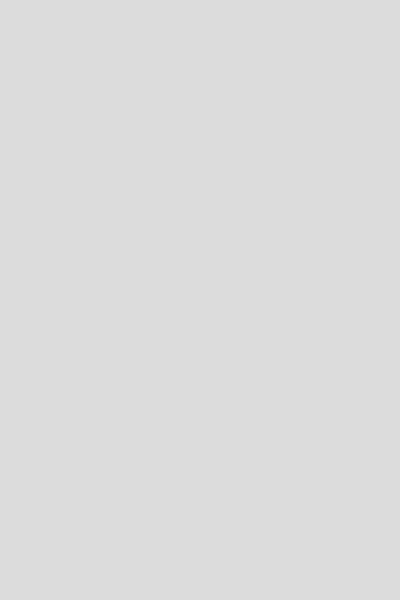
Frame 1 (no input)
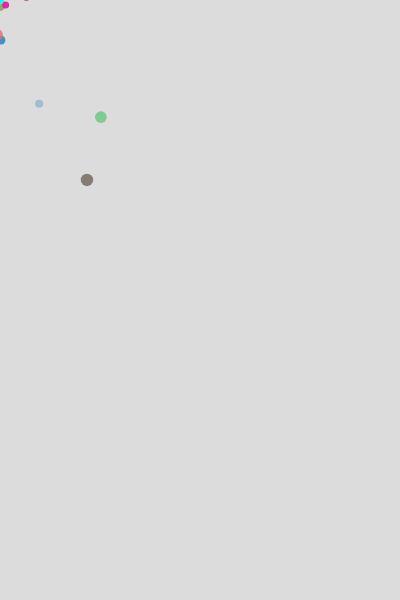
Frame 60 (no input)
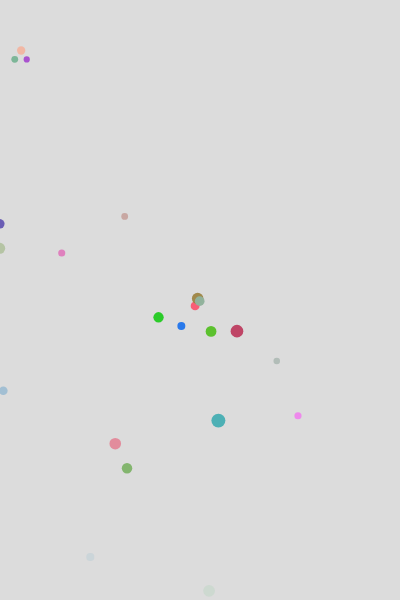
Frame 120 (the mouse pressed at the canvas centre since frame 60)

The p5.js sketch that drew these frames (run headless with seeded random() and noise() and a simulated clock; from frame 60 on, the mouse is pressed at the canvas centre):

// p5.js sketch
// ── sketch.js
let emitters = [];
let G;
let emitTimer = 0; // Timer to stop emitting after mouse leaves

function setup() {
  createCanvas(400, 600);
  G = createVector(0, 0.1);
  ellipseMode(RADIUS);
  noStroke();
}

function draw() {
  background(220);

  // Update all emitters
  for (let e of emitters) {
    e.update();
  }
}

class Emitter {
  constructor(x, y) {
    this.x = x;
    this.y = y;
    this.particles = [];
    this.isEmitting = false; // Whether the emitter is emitting
    this.spawnInterval = 5;  // Frames between new particles
    this.frameCount = 0;
    this.emissionTime = 0; // Time to stop emitting after mouse leaves
  }

  update() {
    // Check if mouse is hovering over the emitter
    if (dist(mouseX, mouseY, this.x, this.y) < 50) { // Adjust 50 for trigger radius
      this.isEmitting = true;
      this.emissionTime = millis(); // Record the time when mouse enters the area
    } else if (millis() - this.emissionTime > 500) { // Stop emitting after 3 seconds of no mouse
      this.isEmitting = false;
    }

    // Update and draw particles if emitting
    if (this.isEmitting) {
      this.frameCount++;
      if (this.frameCount % this.spawnInterval === 0) {
        this.particles.push(new Particle(this.x, this.y));
      }
    }

    // Remove dead particles
    this.particles = this.particles.filter(p => !p.isDead());

    // Draw all the live ones
    for (let p of this.particles) {
      p.applyForce(G);
      p.update();
      p.draw();
    }
  }
}

function mouseMoved() {
  // Add a new emitter wherever the mouse moves
  emitters.push(new Emitter(mouseX, mouseY));
}

function mouseClicked() {
  emitters.push( new Emitter(mouseX,mouseY) )
}

// ── particle.js
class Particle {
  constructor(x, y) {
    this.position = createVector(x, y);
    this.velocity = p5.Vector.random2D();
    this.acceleration = p5.Vector.random2D();
    this.r = random(3,7)
    this.lifespan = 255;

    // Assign a random color with alpha
    this.color = color(random(255), random(255), random(255), this.lifespan);
  }

  update() {
    this.velocity.add(this.acceleration);
    this.position.add(this.velocity);
    this.acceleration.mult(0);
    this.lifespan -= 2;
  }

  isDead() {
    return this.lifespan < 0;
  }

  draw() {
    this.color.setAlpha(this.lifespan);  // Update alpha to match lifespan
    fill(this.color);
    circle(this.position.x, this.position.y, this.r);
  }

  applyForce(f) {
    this.acceleration.add(f);
  }

  static createStandardParticleAt(x, y) {
    return new Particle(x, y);
  }
}
